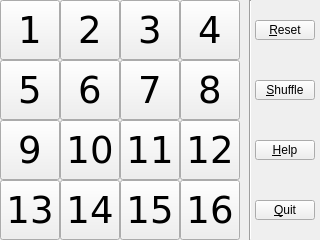
<?xml version="1.0" encoding="UTF-8"?>
<ui version="4.0">
 <class>Tile</class>
 <widget class="QMainWindow" name="Tile">
  <property name="geometry">
   <rect>
    <x>0</x>
    <y>0</y>
    <width>320</width>
    <height>240</height>
   </rect>
  </property>
  <property name="windowTitle">
   <string>Tile</string>
  </property>
  <property name="toolTip">
   <string notr="true"/>
  </property>
  <widget class="QWidget" name="centralWidget">
   <widget class="QPushButton" name="pushButton">
    <property name="geometry">
     <rect>
      <x>0</x>
      <y>0</y>
      <width>60</width>
      <height>60</height>
     </rect>
    </property>
    <property name="maximumSize">
     <size>
      <width>16777215</width>
      <height>16777213</height>
     </size>
    </property>
    <property name="font">
     <font>
      <family>DejaVu Sans</family>
      <pointsize>28</pointsize>
     </font>
    </property>
    <property name="text">
     <string>1</string>
    </property>
    <property name="flat">
     <bool>false</bool>
    </property>
   </widget>
   <widget class="QPushButton" name="pushButton_2">
    <property name="geometry">
     <rect>
      <x>60</x>
      <y>0</y>
      <width>60</width>
      <height>60</height>
     </rect>
    </property>
    <property name="font">
     <font>
      <family>DejaVu Sans</family>
      <pointsize>28</pointsize>
     </font>
    </property>
    <property name="text">
     <string>2</string>
    </property>
   </widget>
   <widget class="QPushButton" name="pushButton_3">
    <property name="geometry">
     <rect>
      <x>120</x>
      <y>0</y>
      <width>60</width>
      <height>60</height>
     </rect>
    </property>
    <property name="font">
     <font>
      <family>DejaVu Sans</family>
      <pointsize>28</pointsize>
     </font>
    </property>
    <property name="text">
     <string>3</string>
    </property>
   </widget>
   <widget class="QPushButton" name="pushButton_4">
    <property name="geometry">
     <rect>
      <x>180</x>
      <y>0</y>
      <width>60</width>
      <height>60</height>
     </rect>
    </property>
    <property name="font">
     <font>
      <family>DejaVu Sans</family>
      <pointsize>28</pointsize>
     </font>
    </property>
    <property name="text">
     <string>4</string>
    </property>
   </widget>
   <widget class="QPushButton" name="pushButton_5">
    <property name="geometry">
     <rect>
      <x>0</x>
      <y>60</y>
      <width>60</width>
      <height>60</height>
     </rect>
    </property>
    <property name="font">
     <font>
      <family>DejaVu Sans</family>
      <pointsize>28</pointsize>
     </font>
    </property>
    <property name="text">
     <string>5</string>
    </property>
   </widget>
   <widget class="QPushButton" name="pushButton_6">
    <property name="geometry">
     <rect>
      <x>60</x>
      <y>60</y>
      <width>60</width>
      <height>60</height>
     </rect>
    </property>
    <property name="font">
     <font>
      <family>DejaVu Sans</family>
      <pointsize>28</pointsize>
     </font>
    </property>
    <property name="text">
     <string>6</string>
    </property>
   </widget>
   <widget class="QPushButton" name="pushButton_7">
    <property name="geometry">
     <rect>
      <x>120</x>
      <y>60</y>
      <width>60</width>
      <height>60</height>
     </rect>
    </property>
    <property name="font">
     <font>
      <family>DejaVu Sans</family>
      <pointsize>28</pointsize>
     </font>
    </property>
    <property name="text">
     <string>7</string>
    </property>
   </widget>
   <widget class="QPushButton" name="pushButton_8">
    <property name="geometry">
     <rect>
      <x>180</x>
      <y>60</y>
      <width>60</width>
      <height>60</height>
     </rect>
    </property>
    <property name="font">
     <font>
      <family>DejaVu Sans</family>
      <pointsize>28</pointsize>
     </font>
    </property>
    <property name="text">
     <string>8</string>
    </property>
   </widget>
   <widget class="QPushButton" name="pushButton_9">
    <property name="geometry">
     <rect>
      <x>0</x>
      <y>120</y>
      <width>60</width>
      <height>60</height>
     </rect>
    </property>
    <property name="font">
     <font>
      <family>DejaVu Sans</family>
      <pointsize>28</pointsize>
     </font>
    </property>
    <property name="text">
     <string>9</string>
    </property>
   </widget>
   <widget class="QPushButton" name="pushButton_10">
    <property name="geometry">
     <rect>
      <x>60</x>
      <y>120</y>
      <width>60</width>
      <height>60</height>
     </rect>
    </property>
    <property name="font">
     <font>
      <family>DejaVu Sans</family>
      <pointsize>28</pointsize>
     </font>
    </property>
    <property name="text">
     <string>10</string>
    </property>
   </widget>
   <widget class="QPushButton" name="pushButton_11">
    <property name="geometry">
     <rect>
      <x>120</x>
      <y>120</y>
      <width>60</width>
      <height>60</height>
     </rect>
    </property>
    <property name="font">
     <font>
      <family>DejaVu Sans</family>
      <pointsize>28</pointsize>
     </font>
    </property>
    <property name="text">
     <string>11</string>
    </property>
   </widget>
   <widget class="QPushButton" name="pushButton_12">
    <property name="geometry">
     <rect>
      <x>180</x>
      <y>120</y>
      <width>60</width>
      <height>60</height>
     </rect>
    </property>
    <property name="font">
     <font>
      <family>DejaVu Sans</family>
      <pointsize>28</pointsize>
     </font>
    </property>
    <property name="text">
     <string>12</string>
    </property>
   </widget>
   <widget class="QPushButton" name="pushButton_13">
    <property name="geometry">
     <rect>
      <x>0</x>
      <y>180</y>
      <width>60</width>
      <height>60</height>
     </rect>
    </property>
    <property name="font">
     <font>
      <family>DejaVu Sans</family>
      <pointsize>28</pointsize>
     </font>
    </property>
    <property name="text">
     <string>13</string>
    </property>
   </widget>
   <widget class="QPushButton" name="pushButton_14">
    <property name="geometry">
     <rect>
      <x>60</x>
      <y>180</y>
      <width>60</width>
      <height>60</height>
     </rect>
    </property>
    <property name="font">
     <font>
      <family>DejaVu Sans</family>
      <pointsize>28</pointsize>
     </font>
    </property>
    <property name="text">
     <string>14</string>
    </property>
   </widget>
   <widget class="QPushButton" name="pushButton_15">
    <property name="geometry">
     <rect>
      <x>120</x>
      <y>180</y>
      <width>60</width>
      <height>60</height>
     </rect>
    </property>
    <property name="font">
     <font>
      <family>DejaVu Sans</family>
      <pointsize>28</pointsize>
     </font>
    </property>
    <property name="text">
     <string>15</string>
    </property>
   </widget>
   <widget class="QPushButton" name="pushButton_16">
    <property name="geometry">
     <rect>
      <x>180</x>
      <y>180</y>
      <width>60</width>
      <height>60</height>
     </rect>
    </property>
    <property name="font">
     <font>
      <family>DejaVu Sans</family>
      <pointsize>28</pointsize>
     </font>
    </property>
    <property name="text">
     <string>16</string>
    </property>
   </widget>
   <widget class="QPushButton" name="pushButton_Reset">
    <property name="geometry">
     <rect>
      <x>255</x>
      <y>20</y>
      <width>60</width>
      <height>20</height>
     </rect>
    </property>
    <property name="focusPolicy">
     <enum>Qt::NoFocus</enum>
    </property>
    <property name="text">
     <string>&amp;Reset</string>
    </property>
   </widget>
   <widget class="QPushButton" name="pushButton_Shuffle">
    <property name="geometry">
     <rect>
      <x>255</x>
      <y>80</y>
      <width>60</width>
      <height>20</height>
     </rect>
    </property>
    <property name="focusPolicy">
     <enum>Qt::NoFocus</enum>
    </property>
    <property name="text">
     <string>&amp;Shuffle</string>
    </property>
   </widget>
   <widget class="QPushButton" name="pushButton_Quit">
    <property name="geometry">
     <rect>
      <x>255</x>
      <y>200</y>
      <width>60</width>
      <height>20</height>
     </rect>
    </property>
    <property name="focusPolicy">
     <enum>Qt::NoFocus</enum>
    </property>
    <property name="text">
     <string>&amp;Quit</string>
    </property>
   </widget>
   <widget class="QPushButton" name="pushButton_Help">
    <property name="geometry">
     <rect>
      <x>255</x>
      <y>140</y>
      <width>60</width>
      <height>20</height>
     </rect>
    </property>
    <property name="focusPolicy">
     <enum>Qt::NoFocus</enum>
    </property>
    <property name="text">
     <string>&amp;Help</string>
    </property>
   </widget>
   <widget class="Line" name="line">
    <property name="geometry">
     <rect>
      <x>240</x>
      <y>0</y>
      <width>20</width>
      <height>240</height>
     </rect>
    </property>
    <property name="orientation">
     <enum>Qt::Vertical</enum>
    </property>
   </widget>
  </widget>
 </widget>
 <layoutdefault spacing="6" margin="11"/>
 <tabstops>
  <tabstop>pushButton</tabstop>
  <tabstop>pushButton_2</tabstop>
  <tabstop>pushButton_3</tabstop>
  <tabstop>pushButton_4</tabstop>
  <tabstop>pushButton_Reset</tabstop>
  <tabstop>pushButton_5</tabstop>
  <tabstop>pushButton_6</tabstop>
  <tabstop>pushButton_7</tabstop>
  <tabstop>pushButton_8</tabstop>
  <tabstop>pushButton_Shuffle</tabstop>
  <tabstop>pushButton_9</tabstop>
  <tabstop>pushButton_10</tabstop>
  <tabstop>pushButton_11</tabstop>
  <tabstop>pushButton_12</tabstop>
  <tabstop>pushButton_Help</tabstop>
  <tabstop>pushButton_13</tabstop>
  <tabstop>pushButton_14</tabstop>
  <tabstop>pushButton_15</tabstop>
  <tabstop>pushButton_16</tabstop>
  <tabstop>pushButton_Quit</tabstop>
 </tabstops>
 <resources/>
 <connections>
  <connection>
   <sender>pushButton</sender>
   <signal>clicked()</signal>
   <receiver>Tile</receiver>
   <slot>checkNeighbours()</slot>
   <hints>
    <hint type="sourcelabel">
     <x>40</x>
     <y>23</y>
    </hint>
    <hint type="destinationlabel">
     <x>373</x>
     <y>34</y>
    </hint>
   </hints>
  </connection>
  <connection>
   <sender>pushButton_2</sender>
   <signal>clicked()</signal>
   <receiver>Tile</receiver>
   <slot>checkNeighbours()</slot>
   <hints>
    <hint type="sourcelabel">
     <x>109</x>
     <y>20</y>
    </hint>
    <hint type="destinationlabel">
     <x>343</x>
     <y>47</y>
    </hint>
   </hints>
  </connection>
  <connection>
   <sender>pushButton_3</sender>
   <signal>clicked()</signal>
   <receiver>Tile</receiver>
   <slot>checkNeighbours()</slot>
   <hints>
    <hint type="sourcelabel">
     <x>156</x>
     <y>15</y>
    </hint>
    <hint type="destinationlabel">
     <x>371</x>
     <y>19</y>
    </hint>
   </hints>
  </connection>
  <connection>
   <sender>pushButton_4</sender>
   <signal>clicked()</signal>
   <receiver>Tile</receiver>
   <slot>checkNeighbours()</slot>
   <hints>
    <hint type="sourcelabel">
     <x>236</x>
     <y>21</y>
    </hint>
    <hint type="destinationlabel">
     <x>357</x>
     <y>29</y>
    </hint>
   </hints>
  </connection>
  <connection>
   <sender>pushButton_5</sender>
   <signal>clicked()</signal>
   <receiver>Tile</receiver>
   <slot>checkNeighbours()</slot>
   <hints>
    <hint type="sourcelabel">
     <x>46</x>
     <y>100</y>
    </hint>
    <hint type="destinationlabel">
     <x>340</x>
     <y>91</y>
    </hint>
   </hints>
  </connection>
  <connection>
   <sender>pushButton_6</sender>
   <signal>clicked()</signal>
   <receiver>Tile</receiver>
   <slot>checkNeighbours()</slot>
   <hints>
    <hint type="sourcelabel">
     <x>116</x>
     <y>75</y>
    </hint>
    <hint type="destinationlabel">
     <x>369</x>
     <y>136</y>
    </hint>
   </hints>
  </connection>
  <connection>
   <sender>pushButton_7</sender>
   <signal>clicked()</signal>
   <receiver>Tile</receiver>
   <slot>checkNeighbours()</slot>
   <hints>
    <hint type="sourcelabel">
     <x>165</x>
     <y>71</y>
    </hint>
    <hint type="destinationlabel">
     <x>356</x>
     <y>81</y>
    </hint>
   </hints>
  </connection>
  <connection>
   <sender>pushButton_8</sender>
   <signal>clicked()</signal>
   <receiver>Tile</receiver>
   <slot>checkNeighbours()</slot>
   <hints>
    <hint type="sourcelabel">
     <x>239</x>
     <y>110</y>
    </hint>
    <hint type="destinationlabel">
     <x>396</x>
     <y>107</y>
    </hint>
   </hints>
  </connection>
  <connection>
   <sender>pushButton_9</sender>
   <signal>clicked()</signal>
   <receiver>Tile</receiver>
   <slot>checkNeighbours()</slot>
   <hints>
    <hint type="sourcelabel">
     <x>38</x>
     <y>158</y>
    </hint>
    <hint type="destinationlabel">
     <x>355</x>
     <y>149</y>
    </hint>
   </hints>
  </connection>
  <connection>
   <sender>pushButton_10</sender>
   <signal>clicked()</signal>
   <receiver>Tile</receiver>
   <slot>checkNeighbours()</slot>
   <hints>
    <hint type="sourcelabel">
     <x>103</x>
     <y>139</y>
    </hint>
    <hint type="destinationlabel">
     <x>395</x>
     <y>160</y>
    </hint>
   </hints>
  </connection>
  <connection>
   <sender>pushButton_11</sender>
   <signal>clicked()</signal>
   <receiver>Tile</receiver>
   <slot>checkNeighbours()</slot>
   <hints>
    <hint type="sourcelabel">
     <x>179</x>
     <y>168</y>
    </hint>
    <hint type="destinationlabel">
     <x>376</x>
     <y>180</y>
    </hint>
   </hints>
  </connection>
  <connection>
   <sender>pushButton_12</sender>
   <signal>clicked()</signal>
   <receiver>Tile</receiver>
   <slot>checkNeighbours()</slot>
   <hints>
    <hint type="sourcelabel">
     <x>239</x>
     <y>174</y>
    </hint>
    <hint type="destinationlabel">
     <x>414</x>
     <y>201</y>
    </hint>
   </hints>
  </connection>
  <connection>
   <sender>pushButton_13</sender>
   <signal>clicked()</signal>
   <receiver>Tile</receiver>
   <slot>checkNeighbours()</slot>
   <hints>
    <hint type="sourcelabel">
     <x>48</x>
     <y>211</y>
    </hint>
    <hint type="destinationlabel">
     <x>344</x>
     <y>218</y>
    </hint>
   </hints>
  </connection>
  <connection>
   <sender>pushButton_14</sender>
   <signal>clicked()</signal>
   <receiver>Tile</receiver>
   <slot>checkNeighbours()</slot>
   <hints>
    <hint type="sourcelabel">
     <x>102</x>
     <y>200</y>
    </hint>
    <hint type="destinationlabel">
     <x>335</x>
     <y>211</y>
    </hint>
   </hints>
  </connection>
  <connection>
   <sender>pushButton_15</sender>
   <signal>clicked()</signal>
   <receiver>Tile</receiver>
   <slot>checkNeighbours()</slot>
   <hints>
    <hint type="sourcelabel">
     <x>161</x>
     <y>194</y>
    </hint>
    <hint type="destinationlabel">
     <x>360</x>
     <y>188</y>
    </hint>
   </hints>
  </connection>
  <connection>
   <sender>pushButton_16</sender>
   <signal>clicked()</signal>
   <receiver>Tile</receiver>
   <slot>checkNeighbours()</slot>
   <hints>
    <hint type="sourcelabel">
     <x>225</x>
     <y>229</y>
    </hint>
    <hint type="destinationlabel">
     <x>387</x>
     <y>234</y>
    </hint>
   </hints>
  </connection>
  <connection>
   <sender>pushButton_Reset</sender>
   <signal>clicked()</signal>
   <receiver>Tile</receiver>
   <slot>Reset()</slot>
   <hints>
    <hint type="sourcelabel">
     <x>284</x>
     <y>31</y>
    </hint>
    <hint type="destinationlabel">
     <x>288</x>
     <y>59</y>
    </hint>
   </hints>
  </connection>
  <connection>
   <sender>pushButton_Quit</sender>
   <signal>clicked()</signal>
   <receiver>Tile</receiver>
   <slot>Quit()</slot>
   <hints>
    <hint type="sourcelabel">
     <x>273</x>
     <y>211</y>
    </hint>
    <hint type="destinationlabel">
     <x>287</x>
     <y>120</y>
    </hint>
   </hints>
  </connection>
  <connection>
   <sender>pushButton_Shuffle</sender>
   <signal>clicked()</signal>
   <receiver>Tile</receiver>
   <slot>Shuffle()</slot>
   <hints>
    <hint type="sourcelabel">
     <x>278</x>
     <y>90</y>
    </hint>
    <hint type="destinationlabel">
     <x>267</x>
     <y>121</y>
    </hint>
   </hints>
  </connection>
  <connection>
   <sender>pushButton_Help</sender>
   <signal>clicked()</signal>
   <receiver>Tile</receiver>
   <slot>Help()</slot>
   <hints>
    <hint type="sourcelabel">
     <x>290</x>
     <y>148</y>
    </hint>
    <hint type="destinationlabel">
     <x>292</x>
     <y>178</y>
    </hint>
   </hints>
  </connection>
 </connections>
 <slots>
  <slot>checkNeighbours()</slot>
  <slot>Reset()</slot>
  <slot>Quit()</slot>
  <slot>Shuffle()</slot>
  <slot>Help()</slot>
 </slots>
</ui>
